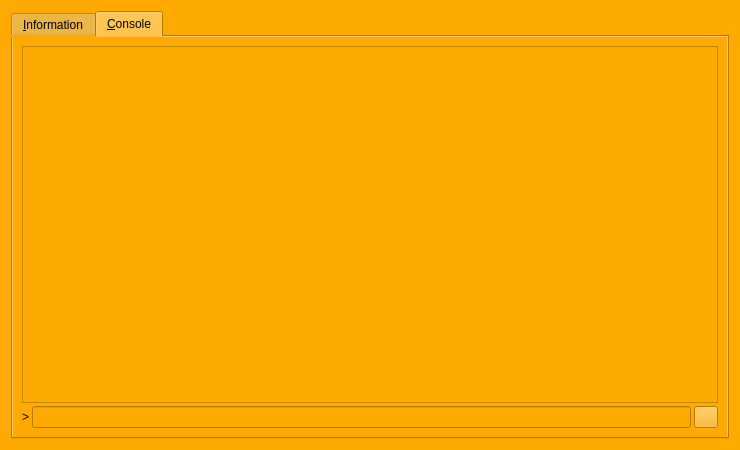
<?xml version="1.0" encoding="UTF-8"?>
<ui version="4.0">
 <class>RPCConsole</class>
 <widget class="QDialog" name="RPCConsole">
  <property name="geometry">
   <rect>
    <x>0</x>
    <y>0</y>
    <width>740</width>
    <height>450</height>
   </rect>
  </property>
  <property name="palette">
   <palette>
    <active>
     <colorrole role="WindowText">
      <brush brushstyle="SolidPattern">
       <color alpha="255">
        <red>0</red>
        <green>0</green>
        <blue>0</blue>
       </color>
      </brush>
     </colorrole>
     <colorrole role="Button">
      <brush brushstyle="SolidPattern">
       <color alpha="255">
        <red>255</red>
        <green>170</green>
        <blue>0</blue>
       </color>
      </brush>
     </colorrole>
     <colorrole role="Light">
      <brush brushstyle="SolidPattern">
       <color alpha="255">
        <red>255</red>
        <green>213</green>
        <blue>127</blue>
       </color>
      </brush>
     </colorrole>
     <colorrole role="Midlight">
      <brush brushstyle="SolidPattern">
       <color alpha="255">
        <red>255</red>
        <green>191</green>
        <blue>63</blue>
       </color>
      </brush>
     </colorrole>
     <colorrole role="Dark">
      <brush brushstyle="SolidPattern">
       <color alpha="255">
        <red>127</red>
        <green>85</green>
        <blue>0</blue>
       </color>
      </brush>
     </colorrole>
     <colorrole role="Mid">
      <brush brushstyle="SolidPattern">
       <color alpha="255">
        <red>170</red>
        <green>113</green>
        <blue>0</blue>
       </color>
      </brush>
     </colorrole>
     <colorrole role="Text">
      <brush brushstyle="SolidPattern">
       <color alpha="255">
        <red>0</red>
        <green>0</green>
        <blue>0</blue>
       </color>
      </brush>
     </colorrole>
     <colorrole role="BrightText">
      <brush brushstyle="SolidPattern">
       <color alpha="255">
        <red>255</red>
        <green>255</green>
        <blue>255</blue>
       </color>
      </brush>
     </colorrole>
     <colorrole role="ButtonText">
      <brush brushstyle="SolidPattern">
       <color alpha="255">
        <red>0</red>
        <green>0</green>
        <blue>0</blue>
       </color>
      </brush>
     </colorrole>
     <colorrole role="Base">
      <brush brushstyle="SolidPattern">
       <color alpha="255">
        <red>255</red>
        <green>255</green>
        <blue>255</blue>
       </color>
      </brush>
     </colorrole>
     <colorrole role="Window">
      <brush brushstyle="SolidPattern">
       <color alpha="255">
        <red>255</red>
        <green>170</green>
        <blue>0</blue>
       </color>
      </brush>
     </colorrole>
     <colorrole role="Shadow">
      <brush brushstyle="SolidPattern">
       <color alpha="255">
        <red>0</red>
        <green>0</green>
        <blue>0</blue>
       </color>
      </brush>
     </colorrole>
     <colorrole role="AlternateBase">
      <brush brushstyle="SolidPattern">
       <color alpha="255">
        <red>255</red>
        <green>212</green>
        <blue>127</blue>
       </color>
      </brush>
     </colorrole>
     <colorrole role="ToolTipBase">
      <brush brushstyle="SolidPattern">
       <color alpha="255">
        <red>255</red>
        <green>255</green>
        <blue>220</blue>
       </color>
      </brush>
     </colorrole>
     <colorrole role="ToolTipText">
      <brush brushstyle="SolidPattern">
       <color alpha="255">
        <red>0</red>
        <green>0</green>
        <blue>0</blue>
       </color>
      </brush>
     </colorrole>
    </active>
    <inactive>
     <colorrole role="WindowText">
      <brush brushstyle="SolidPattern">
       <color alpha="255">
        <red>0</red>
        <green>0</green>
        <blue>0</blue>
       </color>
      </brush>
     </colorrole>
     <colorrole role="Button">
      <brush brushstyle="SolidPattern">
       <color alpha="255">
        <red>255</red>
        <green>170</green>
        <blue>0</blue>
       </color>
      </brush>
     </colorrole>
     <colorrole role="Light">
      <brush brushstyle="SolidPattern">
       <color alpha="255">
        <red>255</red>
        <green>213</green>
        <blue>127</blue>
       </color>
      </brush>
     </colorrole>
     <colorrole role="Midlight">
      <brush brushstyle="SolidPattern">
       <color alpha="255">
        <red>255</red>
        <green>191</green>
        <blue>63</blue>
       </color>
      </brush>
     </colorrole>
     <colorrole role="Dark">
      <brush brushstyle="SolidPattern">
       <color alpha="255">
        <red>127</red>
        <green>85</green>
        <blue>0</blue>
       </color>
      </brush>
     </colorrole>
     <colorrole role="Mid">
      <brush brushstyle="SolidPattern">
       <color alpha="255">
        <red>170</red>
        <green>113</green>
        <blue>0</blue>
       </color>
      </brush>
     </colorrole>
     <colorrole role="Text">
      <brush brushstyle="SolidPattern">
       <color alpha="255">
        <red>0</red>
        <green>0</green>
        <blue>0</blue>
       </color>
      </brush>
     </colorrole>
     <colorrole role="BrightText">
      <brush brushstyle="SolidPattern">
       <color alpha="255">
        <red>255</red>
        <green>255</green>
        <blue>255</blue>
       </color>
      </brush>
     </colorrole>
     <colorrole role="ButtonText">
      <brush brushstyle="SolidPattern">
       <color alpha="255">
        <red>0</red>
        <green>0</green>
        <blue>0</blue>
       </color>
      </brush>
     </colorrole>
     <colorrole role="Base">
      <brush brushstyle="SolidPattern">
       <color alpha="255">
        <red>255</red>
        <green>255</green>
        <blue>255</blue>
       </color>
      </brush>
     </colorrole>
     <colorrole role="Window">
      <brush brushstyle="SolidPattern">
       <color alpha="255">
        <red>255</red>
        <green>170</green>
        <blue>0</blue>
       </color>
      </brush>
     </colorrole>
     <colorrole role="Shadow">
      <brush brushstyle="SolidPattern">
       <color alpha="255">
        <red>0</red>
        <green>0</green>
        <blue>0</blue>
       </color>
      </brush>
     </colorrole>
     <colorrole role="AlternateBase">
      <brush brushstyle="SolidPattern">
       <color alpha="255">
        <red>255</red>
        <green>212</green>
        <blue>127</blue>
       </color>
      </brush>
     </colorrole>
     <colorrole role="ToolTipBase">
      <brush brushstyle="SolidPattern">
       <color alpha="255">
        <red>255</red>
        <green>255</green>
        <blue>220</blue>
       </color>
      </brush>
     </colorrole>
     <colorrole role="ToolTipText">
      <brush brushstyle="SolidPattern">
       <color alpha="255">
        <red>0</red>
        <green>0</green>
        <blue>0</blue>
       </color>
      </brush>
     </colorrole>
    </inactive>
    <disabled>
     <colorrole role="WindowText">
      <brush brushstyle="SolidPattern">
       <color alpha="255">
        <red>127</red>
        <green>85</green>
        <blue>0</blue>
       </color>
      </brush>
     </colorrole>
     <colorrole role="Button">
      <brush brushstyle="SolidPattern">
       <color alpha="255">
        <red>255</red>
        <green>170</green>
        <blue>0</blue>
       </color>
      </brush>
     </colorrole>
     <colorrole role="Light">
      <brush brushstyle="SolidPattern">
       <color alpha="255">
        <red>255</red>
        <green>213</green>
        <blue>127</blue>
       </color>
      </brush>
     </colorrole>
     <colorrole role="Midlight">
      <brush brushstyle="SolidPattern">
       <color alpha="255">
        <red>255</red>
        <green>191</green>
        <blue>63</blue>
       </color>
      </brush>
     </colorrole>
     <colorrole role="Dark">
      <brush brushstyle="SolidPattern">
       <color alpha="255">
        <red>127</red>
        <green>85</green>
        <blue>0</blue>
       </color>
      </brush>
     </colorrole>
     <colorrole role="Mid">
      <brush brushstyle="SolidPattern">
       <color alpha="255">
        <red>170</red>
        <green>113</green>
        <blue>0</blue>
       </color>
      </brush>
     </colorrole>
     <colorrole role="Text">
      <brush brushstyle="SolidPattern">
       <color alpha="255">
        <red>127</red>
        <green>85</green>
        <blue>0</blue>
       </color>
      </brush>
     </colorrole>
     <colorrole role="BrightText">
      <brush brushstyle="SolidPattern">
       <color alpha="255">
        <red>255</red>
        <green>255</green>
        <blue>255</blue>
       </color>
      </brush>
     </colorrole>
     <colorrole role="ButtonText">
      <brush brushstyle="SolidPattern">
       <color alpha="255">
        <red>127</red>
        <green>85</green>
        <blue>0</blue>
       </color>
      </brush>
     </colorrole>
     <colorrole role="Base">
      <brush brushstyle="SolidPattern">
       <color alpha="255">
        <red>255</red>
        <green>170</green>
        <blue>0</blue>
       </color>
      </brush>
     </colorrole>
     <colorrole role="Window">
      <brush brushstyle="SolidPattern">
       <color alpha="255">
        <red>255</red>
        <green>170</green>
        <blue>0</blue>
       </color>
      </brush>
     </colorrole>
     <colorrole role="Shadow">
      <brush brushstyle="SolidPattern">
       <color alpha="255">
        <red>0</red>
        <green>0</green>
        <blue>0</blue>
       </color>
      </brush>
     </colorrole>
     <colorrole role="AlternateBase">
      <brush brushstyle="SolidPattern">
       <color alpha="255">
        <red>255</red>
        <green>170</green>
        <blue>0</blue>
       </color>
      </brush>
     </colorrole>
     <colorrole role="ToolTipBase">
      <brush brushstyle="SolidPattern">
       <color alpha="255">
        <red>255</red>
        <green>255</green>
        <blue>220</blue>
       </color>
      </brush>
     </colorrole>
     <colorrole role="ToolTipText">
      <brush brushstyle="SolidPattern">
       <color alpha="255">
        <red>0</red>
        <green>0</green>
        <blue>0</blue>
       </color>
      </brush>
     </colorrole>
    </disabled>
   </palette>
  </property>
  <property name="windowTitle">
   <string>BitBoSS - Debug window</string>
  </property>
  <layout class="QVBoxLayout" name="verticalLayout_2">
   <item>
    <widget class="QTabWidget" name="tabWidget">
     <property name="styleSheet">
      <string notr="true">background-color: rgb(255, 170, 0);</string>
     </property>
     <property name="currentIndex">
      <number>1</number>
     </property>
     <widget class="QWidget" name="tab_info">
      <attribute name="title">
       <string>&amp;Information</string>
      </attribute>
      <layout class="QGridLayout" name="gridLayout" columnstretch="0,1">
       <property name="horizontalSpacing">
        <number>12</number>
       </property>
       <item row="0" column="0">
        <widget class="QLabel" name="label_9">
         <property name="font">
          <font>
           <weight>75</weight>
           <bold>true</bold>
          </font>
         </property>
         <property name="text">
          <string>BitBoSS Core</string>
         </property>
        </widget>
       </item>
       <item row="1" column="0">
        <widget class="QLabel" name="label_5">
         <property name="text">
          <string>Client name</string>
         </property>
        </widget>
       </item>
       <item row="1" column="1">
        <widget class="QLabel" name="clientName">
         <property name="cursor">
          <cursorShape>IBeamCursor</cursorShape>
         </property>
         <property name="text">
          <string>N/A</string>
         </property>
         <property name="textFormat">
          <enum>Qt::PlainText</enum>
         </property>
         <property name="textInteractionFlags">
          <set>Qt::LinksAccessibleByMouse|Qt::TextSelectableByKeyboard|Qt::TextSelectableByMouse</set>
         </property>
        </widget>
       </item>
       <item row="2" column="0">
        <widget class="QLabel" name="label_6">
         <property name="text">
          <string>Client version</string>
         </property>
        </widget>
       </item>
       <item row="2" column="1">
        <widget class="QLabel" name="clientVersion">
         <property name="cursor">
          <cursorShape>IBeamCursor</cursorShape>
         </property>
         <property name="text">
          <string>N/A</string>
         </property>
         <property name="textFormat">
          <enum>Qt::PlainText</enum>
         </property>
         <property name="textInteractionFlags">
          <set>Qt::LinksAccessibleByMouse|Qt::TextSelectableByKeyboard|Qt::TextSelectableByMouse</set>
         </property>
        </widget>
       </item>
       <item row="3" column="0">
        <widget class="QLabel" name="label_14">
         <property name="text">
          <string>Using OpenSSL version</string>
         </property>
         <property name="indent">
          <number>10</number>
         </property>
        </widget>
       </item>
       <item row="3" column="1">
        <widget class="QLabel" name="openSSLVersion">
         <property name="cursor">
          <cursorShape>IBeamCursor</cursorShape>
         </property>
         <property name="text">
          <string>N/A</string>
         </property>
         <property name="textFormat">
          <enum>Qt::PlainText</enum>
         </property>
         <property name="textInteractionFlags">
          <set>Qt::LinksAccessibleByMouse|Qt::TextSelectableByKeyboard|Qt::TextSelectableByMouse</set>
         </property>
        </widget>
       </item>
       <item row="4" column="0">
        <widget class="QLabel" name="label_12">
         <property name="text">
          <string>Build date</string>
         </property>
        </widget>
       </item>
       <item row="4" column="1">
        <widget class="QLabel" name="buildDate">
         <property name="cursor">
          <cursorShape>IBeamCursor</cursorShape>
         </property>
         <property name="text">
          <string>N/A</string>
         </property>
         <property name="textFormat">
          <enum>Qt::PlainText</enum>
         </property>
         <property name="textInteractionFlags">
          <set>Qt::LinksAccessibleByMouse|Qt::TextSelectableByKeyboard|Qt::TextSelectableByMouse</set>
         </property>
        </widget>
       </item>
       <item row="5" column="0">
        <widget class="QLabel" name="label_13">
         <property name="text">
          <string>Startup time</string>
         </property>
        </widget>
       </item>
       <item row="5" column="1">
        <widget class="QLabel" name="startupTime">
         <property name="cursor">
          <cursorShape>IBeamCursor</cursorShape>
         </property>
         <property name="text">
          <string>N/A</string>
         </property>
         <property name="textFormat">
          <enum>Qt::PlainText</enum>
         </property>
         <property name="textInteractionFlags">
          <set>Qt::LinksAccessibleByMouse|Qt::TextSelectableByKeyboard|Qt::TextSelectableByMouse</set>
         </property>
        </widget>
       </item>
       <item row="6" column="0">
        <widget class="QLabel" name="label_11">
         <property name="font">
          <font>
           <weight>75</weight>
           <bold>true</bold>
          </font>
         </property>
         <property name="text">
          <string>Network</string>
         </property>
        </widget>
       </item>
       <item row="7" column="0">
        <widget class="QLabel" name="label_7">
         <property name="text">
          <string>Number of connections</string>
         </property>
        </widget>
       </item>
       <item row="7" column="1">
        <widget class="QLabel" name="numberOfConnections">
         <property name="cursor">
          <cursorShape>IBeamCursor</cursorShape>
         </property>
         <property name="text">
          <string>N/A</string>
         </property>
         <property name="textFormat">
          <enum>Qt::PlainText</enum>
         </property>
         <property name="textInteractionFlags">
          <set>Qt::LinksAccessibleByMouse|Qt::TextSelectableByKeyboard|Qt::TextSelectableByMouse</set>
         </property>
        </widget>
       </item>
       <item row="8" column="0">
        <widget class="QLabel" name="label_8">
         <property name="text">
          <string>On testnet</string>
         </property>
        </widget>
       </item>
       <item row="8" column="1">
        <widget class="QCheckBox" name="isTestNet">
         <property name="enabled">
          <bool>false</bool>
         </property>
         <property name="text">
          <string/>
         </property>
        </widget>
       </item>
       <item row="9" column="0">
        <widget class="QLabel" name="label_10">
         <property name="font">
          <font>
           <weight>75</weight>
           <bold>true</bold>
          </font>
         </property>
         <property name="text">
          <string>Block chain</string>
         </property>
        </widget>
       </item>
       <item row="10" column="0">
        <widget class="QLabel" name="label_3">
         <property name="text">
          <string>Current number of blocks</string>
         </property>
        </widget>
       </item>
       <item row="10" column="1">
        <widget class="QLabel" name="numberOfBlocks">
         <property name="cursor">
          <cursorShape>IBeamCursor</cursorShape>
         </property>
         <property name="text">
          <string>N/A</string>
         </property>
         <property name="textFormat">
          <enum>Qt::PlainText</enum>
         </property>
         <property name="textInteractionFlags">
          <set>Qt::LinksAccessibleByMouse|Qt::TextSelectableByKeyboard|Qt::TextSelectableByMouse</set>
         </property>
        </widget>
       </item>
       <item row="11" column="0">
        <widget class="QLabel" name="label_4">
         <property name="text">
          <string>Estimated total blocks</string>
         </property>
        </widget>
       </item>
       <item row="11" column="1">
        <widget class="QLabel" name="totalBlocks">
         <property name="cursor">
          <cursorShape>IBeamCursor</cursorShape>
         </property>
         <property name="text">
          <string>N/A</string>
         </property>
         <property name="textFormat">
          <enum>Qt::PlainText</enum>
         </property>
         <property name="textInteractionFlags">
          <set>Qt::LinksAccessibleByMouse|Qt::TextSelectableByKeyboard|Qt::TextSelectableByMouse</set>
         </property>
        </widget>
       </item>
       <item row="12" column="0">
        <widget class="QLabel" name="label_2">
         <property name="text">
          <string>Last block time</string>
         </property>
        </widget>
       </item>
       <item row="12" column="1">
        <widget class="QLabel" name="lastBlockTime">
         <property name="cursor">
          <cursorShape>IBeamCursor</cursorShape>
         </property>
         <property name="text">
          <string>N/A</string>
         </property>
         <property name="textFormat">
          <enum>Qt::PlainText</enum>
         </property>
         <property name="textInteractionFlags">
          <set>Qt::LinksAccessibleByMouse|Qt::TextSelectableByKeyboard|Qt::TextSelectableByMouse</set>
         </property>
        </widget>
       </item>
       <item row="13" column="0">
        <spacer name="verticalSpacer_2">
         <property name="orientation">
          <enum>Qt::Vertical</enum>
         </property>
         <property name="sizeHint" stdset="0">
          <size>
           <width>20</width>
           <height>20</height>
          </size>
         </property>
        </spacer>
       </item>
       <item row="14" column="0">
        <widget class="QLabel" name="labelDebugLogfile">
         <property name="font">
          <font>
           <weight>75</weight>
           <bold>true</bold>
          </font>
         </property>
         <property name="text">
          <string>Debug log file</string>
         </property>
        </widget>
       </item>
       <item row="15" column="0">
        <widget class="QPushButton" name="openDebugLogfileButton">
         <property name="toolTip">
          <string>Open the BitBoSS debug log file from the current data directory. This can take a few seconds for large log files.</string>
         </property>
         <property name="text">
          <string>&amp;Open</string>
         </property>
         <property name="autoDefault">
          <bool>false</bool>
         </property>
        </widget>
       </item>
       <item row="16" column="0">
        <widget class="QLabel" name="labelCLOptions">
         <property name="font">
          <font>
           <weight>75</weight>
           <bold>true</bold>
          </font>
         </property>
         <property name="text">
          <string>Command-line options</string>
         </property>
        </widget>
       </item>
       <item row="17" column="0">
        <widget class="QPushButton" name="showCLOptionsButton">
         <property name="toolTip">
          <string>Show the BitBoSS-Qt help message to get a list with possible BitBoSS command-line options.</string>
         </property>
         <property name="text">
          <string>&amp;Show</string>
         </property>
         <property name="autoDefault">
          <bool>false</bool>
         </property>
        </widget>
       </item>
       <item row="18" column="0">
        <spacer name="verticalSpacer">
         <property name="orientation">
          <enum>Qt::Vertical</enum>
         </property>
         <property name="sizeHint" stdset="0">
          <size>
           <width>20</width>
           <height>40</height>
          </size>
         </property>
        </spacer>
       </item>
      </layout>
     </widget>
     <widget class="QWidget" name="tab_console">
      <attribute name="title">
       <string>&amp;Console</string>
      </attribute>
      <layout class="QVBoxLayout" name="verticalLayout_3">
       <property name="spacing">
        <number>3</number>
       </property>
       <item>
        <widget class="QTextEdit" name="messagesWidget">
         <property name="minimumSize">
          <size>
           <width>0</width>
           <height>100</height>
          </size>
         </property>
         <property name="readOnly">
          <bool>true</bool>
         </property>
         <property name="tabKeyNavigation" stdset="0">
          <bool>false</bool>
         </property>
         <property name="columnCount" stdset="0">
          <number>2</number>
         </property>
        </widget>
       </item>
       <item>
        <layout class="QHBoxLayout" name="horizontalLayout">
         <property name="spacing">
          <number>3</number>
         </property>
         <item>
          <widget class="QLabel" name="label">
           <property name="text">
            <string notr="true">&gt;</string>
           </property>
          </widget>
         </item>
         <item>
          <widget class="QLineEdit" name="lineEdit"/>
         </item>
         <item>
          <widget class="QPushButton" name="clearButton">
           <property name="maximumSize">
            <size>
             <width>24</width>
             <height>24</height>
            </size>
           </property>
           <property name="toolTip">
            <string>Clear console</string>
           </property>
           <property name="text">
            <string/>
           </property>
           <property name="icon">
            <iconset resource="../bitcoin.qrc">
             <normaloff>:/icons/remove</normaloff>:/icons/remove</iconset>
           </property>
           <property name="shortcut">
            <string notr="true">Ctrl+L</string>
           </property>
           <property name="autoDefault">
            <bool>false</bool>
           </property>
          </widget>
         </item>
        </layout>
       </item>
      </layout>
     </widget>
    </widget>
   </item>
  </layout>
 </widget>
 <resources>
  <include location="../bitcoin.qrc"/>
 </resources>
 <connections/>
</ui>
